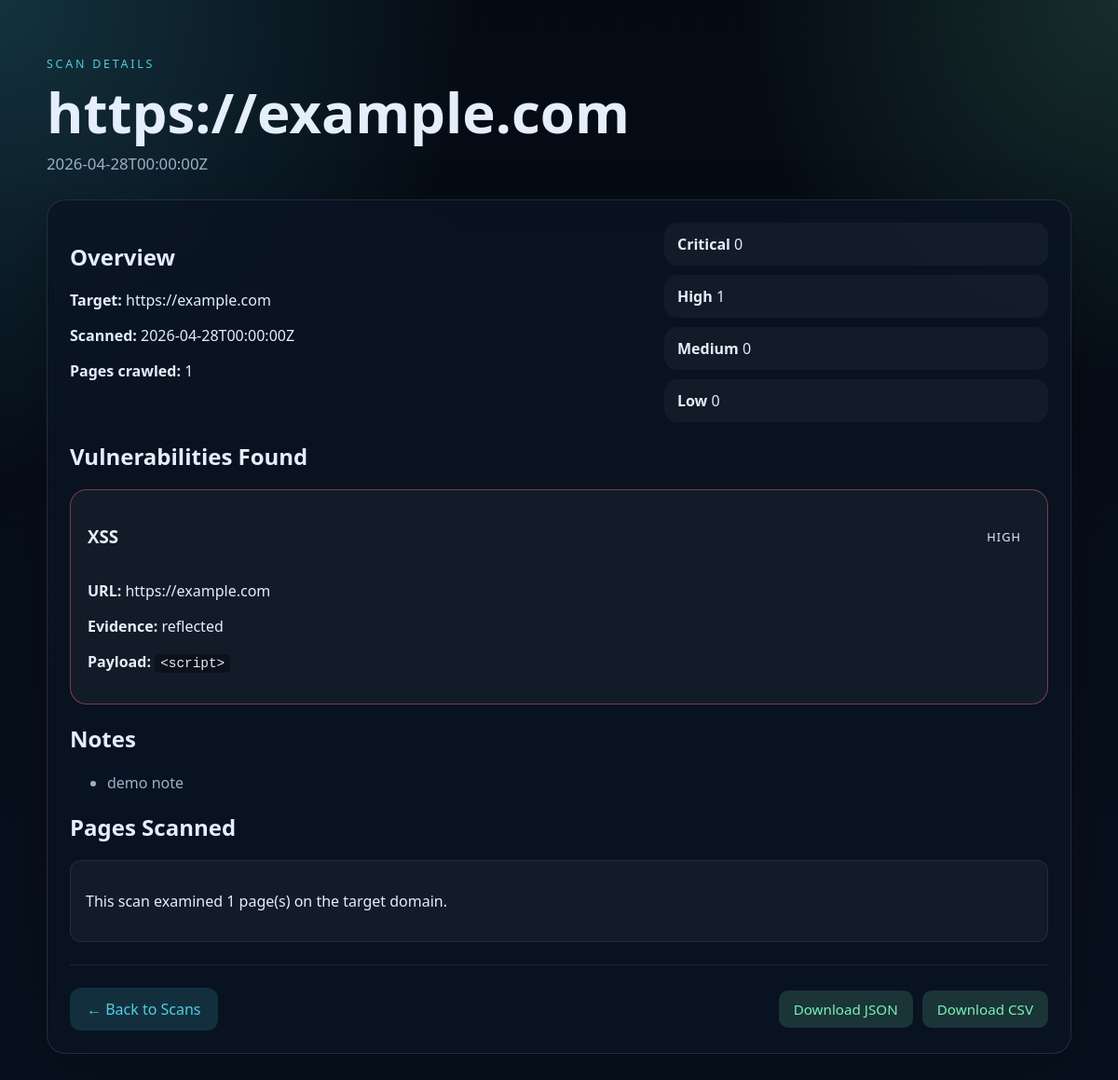
/scan/1, run on the app's committed database.
### tables this page shows
CREATE TABLE scan_history (
                id INTEGER PRIMARY KEY AUTOINCREMENT,
                target_url TEXT NOT NULL,
                scanned_at TEXT NOT NULL,
                pages_crawled INTEGER NOT NULL,
                finding_count INTEGER NOT NULL,
                severity_summary TEXT NOT NULL,
                notes TEXT NOT NULL,
                findings TEXT NOT NULL
            );

### app.py (the view)
@app.route("/scan/<int:scan_id>", methods=["GET"])
def scan_detail(scan_id: int):
    scan = fetch_scan_by_id(scan_id)
    if not scan:
        abort(404)
    return render_template("detail.html", scan=scan)

### scanner/history.py (called while the page is built)
def initialize_database() -> None:
    with sqlite3.connect(DATABASE_PATH) as connection:
        connection.execute(
            """
            CREATE TABLE IF NOT EXISTS scan_history (
                id INTEGER PRIMARY KEY AUTOINCREMENT,
                target_url TEXT NOT NULL,
                scanned_at TEXT NOT NULL,
                pages_crawled INTEGER NOT NULL,
                finding_count INTEGER NOT NULL,
                severity_summary TEXT NOT NULL,
                notes TEXT NOT NULL,
                findings TEXT NOT NULL
            )
            """
        )
        connection.commit()

def fetch_scan_by_id(scan_id: int) -> Dict[str, Any] | None:
    initialize_database()
    with sqlite3.connect(DATABASE_PATH) as connection:
        connection.row_factory = sqlite3.Row
        row = connection.execute(
            """
            SELECT id, target_url, scanned_at, pages_crawled, finding_count, severity_summary, notes, findings
            FROM scan_history
            WHERE id = ?
            """,
            (scan_id,),
        ).fetchone()
    if not row:
        return None
    return {
        "id": row["id"],
        "target_url": row["target_url"],
        "scanned_at": row["scanned_at"],
        "pages_crawled": row["pages_crawled"],
        "finding_count": row["finding_count"],
        "severity_summary": json.loads(row["severity_summary"]),
        "notes": json.loads(row["notes"]),
        "findings": json.loads(row["findings"]),
    }

### templates/detail.html (shortened to what this page needs)
<!doctype html>
<html lang="en">
<head>
  <link rel="stylesheet" href="{{ url_for('static', filename='style.css') }}">
</head>
<body>
  <main class="shell">
    <section class="hero">
      <p class="eyebrow">Scan Details</p>
      <h1>{{ scan.target_url }}</h1>
      <p class="lede">{{ scan.scanned_at }}</p>
    </section>
    <section class="panel">
      <div class="report-grid">
        <div>
          <h2>Overview</h2>
          <p><strong>Target:</strong> {{ scan.target_url }}</p>
          <p><strong>Scanned:</strong> {{ scan.scanned_at }}</p>
          <p><strong>Pages crawled:</strong> {{ scan.pages_crawled }}</p>
        </div>
        <div class="counts">
          <span><strong>Critical</strong> {{ scan.severity_summary.critical }}</span>
          <span><strong>High</strong> {{ scan.severity_summary.high }}</span>
          <span><strong>Medium</strong> {{ scan.severity_summary.medium }}</span>
          <span><strong>Low</strong> {{ scan.severity_summary.low }}</span>
        </div>
      </div>
      <h2>Vulnerabilities Found</h2>
      {% if scan.finding_count > 0 %}
      <div class="finding-list">
        {% for finding in scan.findings %}
        <article class="finding severity-{{ finding.severity }}">
          <header>
            <h3>{{ finding.type }}</h3>
            <span>{{ finding.severity|upper }}</span>
          </header>
          <p><strong>URL:</strong> {{ finding.url }}</p>
          <p><strong>Evidence:</strong> {{ finding.evidence }}</p>
          {% if finding.payload %}
          <p><strong>Payload:</strong> <code>{{ finding.payload }}</code></p>
          {% endif %}
        </article>
        {% endfor %}
      </div>
      {% else %}
      <p class="empty-state">No vulnerabilities detected in this scan.</p>
      {% endif %}
      {% if scan.notes %}
      <h2>Notes</h2>
      <ul class="notes">
        {% for note in scan.notes %}
        <li>{{ note }}</li>
        {% endfor %}
      </ul>
      {% endif %}
      <h2>Pages Scanned</h2>
      <div class="pages-list">
        <p>This scan examined {{ scan.pages_crawled }} page(s) on the target domain.</p>
      </div>
      <div class="detail-actions">
        <a href="{{ url_for('index') }}" class="btn-back">← Back to Scans</a>
        <div class="export-buttons">
          <a href="{{ url_for('export_json', scan_id=scan.id) }}" class="btn-export">Download JSON</a>
          <a href="{{ url_for('export_csv', scan_id=scan.id) }}" class="btn-export">Download CSV</a>
        </div>
      </div>
    </section>
  </main>
</body>
</html>

### static/style.css (style rules this page uses)
:root { color-scheme: dark; --bg: #07111f; --panel: rgba(10, 20, 35, 0.82); --panel-border: rgba(148, 163, 184, 0.18); --text: #e5eefb; --muted: #9db0c7; --accent: #4dd0e1; --accent-2: #79f2b3; --danger: #ef6b73; --warning: #f6c56f; }
* { box-sizing: border-box; }
body { margin: 0; min-height: 100vh; font-family: "Segoe UI", Arial, sans-serif; color: var(--text); background: radial-gradient(circle at top left, rgba(77, 208, 225, 0.2), transparent 30%), radial-gradient(circle at top right, rgba(121, 242, 179, 0.15), transparent 24%), linear-gradient(180deg, #050b14 0%, #08111f 100%); }
.shell { width: min(1100px, calc(100% - 32px)); margin: 0 auto; padding: 48px 0 64px; }
.hero { max-width: 760px; margin-bottom: 24px; }
.eyebrow { text-transform: uppercase; letter-spacing: 0.22em; font-size: 0.78rem; color: var(--accent); }
h1 { margin: 0.2rem 0 0.8rem; font-size: clamp(2.2rem, 5vw, 4.2rem); line-height: 1; }
.lede { margin: 0; color: var(--muted); font-size: 1.05rem; line-height: 1.6; }
.panel { margin-top: 20px; padding: 24px; border: 1px solid var(--panel-border); border-radius: 20px; background: var(--panel); backdrop-filter: blur(16px); box-shadow: 0 20px 60px rgba(0, 0, 0, 0.28); }
.report-grid { display: grid; gap: 20px; grid-template-columns: 1.5fr 1fr; }
.counts { display: grid; gap: 10px; align-content: start; }
.counts span { padding: 12px 14px; border-radius: 14px; background: rgba(255, 255, 255, 0.04); }
.finding-list { display: grid; gap: 14px; }
.finding { padding: 18px; border-radius: 18px; background: rgba(255, 255, 255, 0.04); border: 1px solid rgba(255, 255, 255, 0.08); }
.finding header { display: flex; justify-content: space-between; gap: 12px; align-items: center; }
.finding span { padding: 4px 10px; border-radius: 999px; font-size: 0.8rem; letter-spacing: 0.08em; }
.severity-high { border-color: rgba(239, 107, 115, 0.45); }
.notes { color: var(--muted); }
code { padding: 2px 6px; border-radius: 4px; background: rgba(0, 0, 0, 0.3); font-family: 'Monaco', 'Courier New', monospace; font-size: 0.9em; }
.pages-list { padding: 16px; border-radius: 12px; background: rgba(255, 255, 255, 0.04); border: 1px solid rgba(255, 255, 255, 0.08); }
.detail-actions { margin-top: 24px; padding-top: 24px; border-top: 1px solid rgba(255, 255, 255, 0.08); display: flex; justify-content: space-between; align-items: center; gap: 16px; }
.btn-back { display: inline-block; padding: 12px 18px; border-radius: 12px; background: rgba(77, 208, 225, 0.15); color: var(--accent); text-decoration: none; transition: background 0.2s; }
.export-buttons { display: flex; gap: 10px; }
.btn-export { display: inline-block; padding: 10px 16px; border-radius: 10px; background: rgba(121, 242, 179, 0.15); color: var(--accent-2); text-decoration: none; font-size: 0.95rem; transition: background 0.2s; }

### data on the page
scan_history: target_url "https://example.com", scanned_at "2026-04-28T00:00:00Z", pages_crawled "1", type "XSS", severity "HIGH", url "https://example.com", evidence "reflected", payload "<script>"

### other printed values
{{ scan.severity_summary.critical }} "0"
{{ scan.severity_summary.high }} "1"
{{ scan.severity_summary.medium }} "0"
{{ scan.severity_summary.low }} "0"
{{ note }} "demo note"
